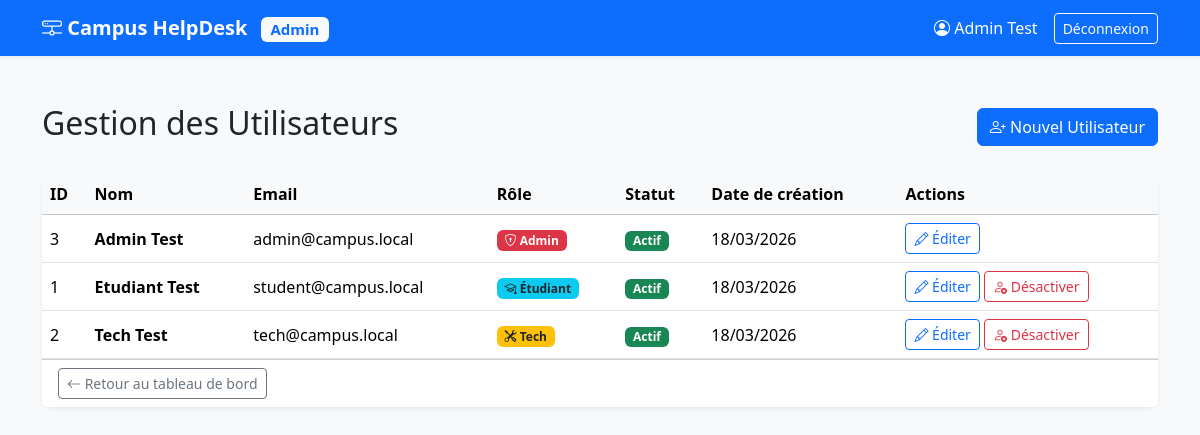
Screenshot of /public/admin/users.php (signed in) with the database file from the repository.
### tables this page shows
CREATE TABLE utilisateurs (
  id INT AUTO_INCREMENT PRIMARY KEY,
  nom VARCHAR(100) NOT NULL,
  email VARCHAR(150) NOT NULL UNIQUE,
  mdp_hash VARCHAR(255) NOT NULL,
  role ENUM('ETUDIANT','TECH','ADMIN') NOT NULL DEFAULT 'ETUDIANT',
  actif TINYINT(1) NOT NULL DEFAULT 1,
  created_at DATETIME NOT NULL DEFAULT CURRENT_TIMESTAMP
);

### app/config/db.php (called while the page is built, shortened)
<?php
function db(): PDO {
  static $pdo = null;
  if ($pdo === null) {
    $dsn = "mysql:host=localhost;dbname=campus_helpdesk;charset=utf8mb4";
    $pdo = new PDO($dsn, "root", "", [
      PDO::ATTR_ERRMODE => PDO::ERRMODE_EXCEPTION,
      PDO::ATTR_DEFAULT_FETCH_MODE => PDO::FETCH_ASSOC,
      PDO::ATTR_EMULATE_PREPARES => false,
    ]);
  }
  return $pdo;
}

### app/repositories/UserRepo.php (called while the page is built, shortened)
<?php
require_once __DIR__ . '/../config/db.php';
final class UserRepo {
  public function findAll(): array {
    $stmt = db()->query("SELECT id, nom, email, role, actif, created_at FROM utilisateurs ORDER BY nom ASC");
    return $stmt->fetchAll();
  }
}

### app/services/UserService.php (called while the page is built, shortened)
<?php
require_once __DIR__ . '/../repositories/UserRepo.php';
final class UserService {
    private UserRepo $userRepo;
    public function __construct() {
        $this->userRepo = new UserRepo();
    }
    public function getAllUsers(): array {
        return $this->userRepo->findAll();
    }
}

### public/admin/users.php (the view, shortened to what this page needs)
<?php
$user = $_SESSION['user'];
require_once __DIR__ . '/../../app/services/UserService.php';
$userService = new UserService();
$usersList = $userService->getAllUsers();
?>
<!DOCTYPE html>
<html lang="fr">
<head>
    <link href="https://cdn.jsdelivr.net/npm/bootstrap@5.3.3/dist/css/bootstrap.min.css" rel="stylesheet">
    <link href="https://cdn.jsdelivr.net/npm/bootstrap-icons@1.11.3/font/bootstrap-icons.min.css" rel="stylesheet">
</head>
<body>
    <nav class="navbar navbar-expand-lg navbar-dark bg-primary shadow-sm">
        <div class="container">
            <a class="navbar-brand" href="dashboard.php"><i class="bi bi-hdd-network"></i> Campus HelpDesk <span class="badge bg-light text-primary ms-2">Admin</span></a>
            <div class="d-flex align-items-center">
                <span class="text-white me-3"><i class="bi bi-person-circle"></i> <?= htmlspecialchars($user['nom'] ?? 'Admin') ?></span>
                <a href="../auth/logout.php" class="btn btn-sm btn-outline-light">Déconnexion</a>
            </div>
        </div>
    </nav>
    <div class="container py-5">
        <div class="d-flex justify-content-between align-items-center mb-4">
            <h2>Gestion des Utilisateurs</h2>
            <a href="user_form.php" class="btn btn-primary"><i class="bi bi-person-plus"></i> Nouvel Utilisateur</a>
        </div>
        <div class="card shadow-sm">
            <div class="card-body p-0">
                <div class="table-responsive">
                    <table class="table table-hover align-middle mb-0">
                        <thead class="table-light">
                            <tr>
                                <th>ID</th>
                                <th>Nom</th>
                                <th>Email</th>
                                <th>Rôle</th>
                                <th>Statut</th>
                                <th>Date de création</th>
                                <th>Actions</th>
                            </tr>
                        </thead>
                        <tbody>
                            <?php if (empty($usersList)): ?>
                                <tr>
                                    <td colspan="7" class="text-center py-4 text-muted">Aucun utilisateur trouvé.</td>
                                </tr>
                            <?php else: ?>
                                <?php foreach ($usersList as $u): ?>
                                    <tr>
                                        <td><?= $u['id'] ?></td>
                                        <td><strong><?= htmlspecialchars($u['nom']) ?></strong></td>
                                        <td><?= htmlspecialchars($u['email']) ?></td>
                                        <td>
                                            <?php if ($u['role'] === 'ADMIN'): ?>
                                                <span class="badge bg-danger"><i class="bi bi-shield-lock"></i> Admin</span>
                                            <?php elseif ($u['role'] === 'TECH'): ?>
                                                <span class="badge bg-warning text-dark"><i class="bi bi-tools"></i> Tech</span>
                                            <?php else: ?>
                                                <span class="badge bg-info text-dark"><i class="bi bi-mortarboard"></i> Étudiant</span>
                                            <?php endif; ?>
                                        </td>
                                        <td>
                                            <?php if ($u['actif']): ?>
                                                <span class="badge bg-success">Actif</span>
                                            <?php else: ?>
                                                <span class="badge bg-secondary">Inactif</span>
                                            <?php endif; ?>
                                        </td>
                                        <td><?= date('d/m/Y', strtotime($u['created_at'])) ?></td>
                                        <td>
                                            <a href="user_form.php?id=<?= $u['id'] ?>" class="btn btn-sm btn-outline-primary"><i class="bi bi-pencil"></i> Éditer</a>
                                            <?php if ((int)$u['id'] !== (int)$user['id']): ?>
                                                <form action="user_toggle.php" method="POST" class="d-inline">
                                                    <?php if ($u['actif']): ?>
                                                        <button type="submit" class="btn btn-sm btn-outline-danger" onclick="return confirm('Êtes-vous sûr de vouloir désactiver cet utilisateur ?');"><i class="bi bi-person-x"></i> Désactiver</button>
                                                    <?php else: ?>
                                                        <button type="submit" class="btn btn-sm btn-outline-success"><i class="bi bi-person-check"></i> Activer</button>
                                                    <?php endif; ?>
                                                </form>
                                            <?php endif; ?>
                                        </td>
                                    </tr>
                                <?php endforeach; ?>
                            <?php endif; ?>
                        </tbody>
                    </table>
                </div>
            </div>
            <div class="card-footer text-start bg-white d-flex align-items-center">
                <a href="dashboard.php" class="btn btn-sm btn-outline-secondary"><i class="bi bi-arrow-left"></i> Retour au tableau de bord</a>
            </div>
        </div>
    </div>
</body>
</html>

### public/admin/users.php (style rules this page uses)
body { background-color: #f8f9fa; }
.navbar-brand { font-weight: 600; }
.card { border: none; border-radius: 10px; }

### rows the page displays
utilisateurs: nom "Admin Test", id "3", email "admin@campus.local", role "ADMIN" (drawn), actif "Actif", created_at "18/03/2026"
utilisateurs: id "1", nom "Etudiant Test", email "student@campus.local", role "ETUDIANT" (drawn), actif "Actif", created_at "18/03/2026"
utilisateurs: id "2", nom "Tech Test", email "tech@campus.local", role "TECH" (drawn), actif "Actif", created_at "18/03/2026"
